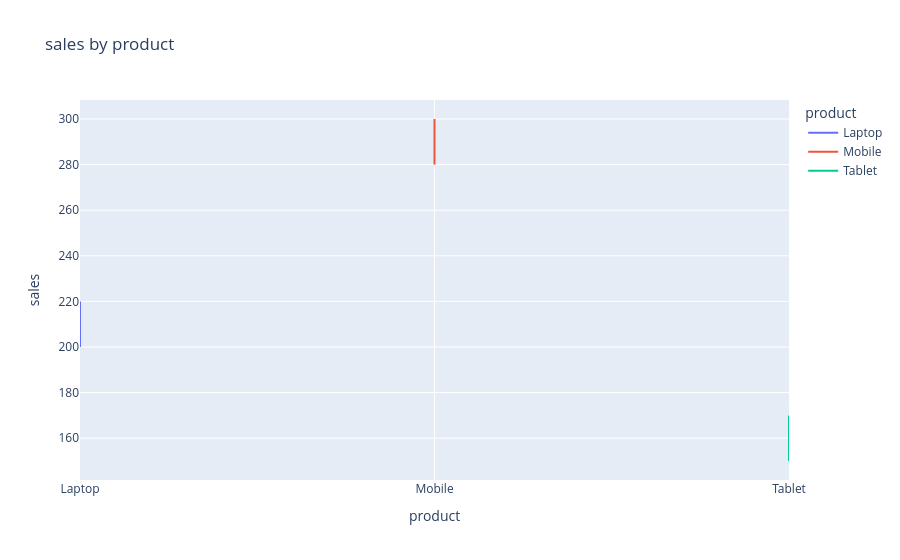

Notebook source saved alongside this figure:
### Code cell
fig5=px.line(data,x="product",y="sales",color="product",title="sales by product")
fig5.show()

### Figure 1 — Plotly figure (JSON) as saved in the notebook; plotly's stock layout.template omitted (floating-point values rounded to 4 significant figures)
{"data": [{"hovertemplate": "product=%{x}<br>sales=%{y}<extra></extra>", "legendgroup": "Laptop", "line": {"color": "#636efa", "dash": "solid"}, "marker": {"symbol": "circle"}, "mode": "lines", "name": "Laptop", "orientation": "v", "showlegend": true, "type": "scatter", "x": ["Laptop", "Laptop"], "xaxis": "x", "y": [200, 220], "yaxis": "y"}, {"hovertemplate": "product=%{x}<br>sales=%{y}<extra></extra>", "legendgroup": "Mobile", "line": {"color": "#EF553B", "dash": "solid"}, "marker": {"symbol": "circle"}, "mode": "lines", "name": "Mobile", "orientation": "v", "showlegend": true, "type": "scatter", "x": ["Mobile", "Mobile"], "xaxis": "x", "y": [300, 280], "yaxis": "y"}, {"hovertemplate": "product=%{x}<br>sales=%{y}<extra></extra>", "legendgroup": "Tablet", "line": {"color": "#00cc96", "dash": "solid"}, "marker": {"symbol": "circle"}, "mode": "lines", "name": "Tablet", "orientation": "v", "showlegend": true, "type": "scatter", "x": ["Tablet", "Tablet"], "xaxis": "x", "y": [150, 170], "yaxis": "y"}], "layout": {"legend": {"title": {"text": "product"}, "tracegroupgap": 0}, "title": {"text": "sales by product"}, "xaxis": {"anchor": "y", "categoryarray": ["Laptop", "Mobile", "Tablet"], "categoryorder": "array", "domain": [0, 1], "title": {"text": "product"}}, "yaxis": {"anchor": "x", "domain": [0, 1], "title": {"text": "sales"}}}}
